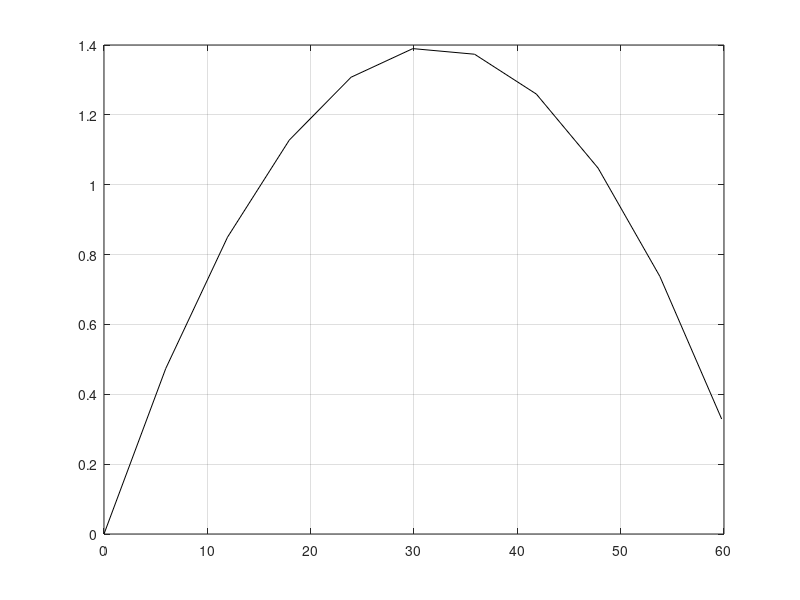

This chart was generated by the following MATLAB code:
       dt = 0.1;                                            
       g = 9.8;                                             
       u = 60;                                              
       ang = input( 'Launch angle in degrees: ' );          
       ang = ang * pi / 180;            % convert to radians
       xp = zeros(1); yp = zeros(1);    % initialize
       y = 0; t = 0;                                         
       i = 1;               % initial vector subscript
       
       while y >= 0             
         t = t + dt;                                       
         i = i + 1;                                        
         y = u * sin(ang) * t - g * t^2 / 2;               
         if y >= 0                                         
           xp(i) = u * cos(ang) * t;                       
           yp(i) = y;                                      
         end                                               
       end                                                 
                                                           
       plot(xp, yp,'k'),grid                                   
